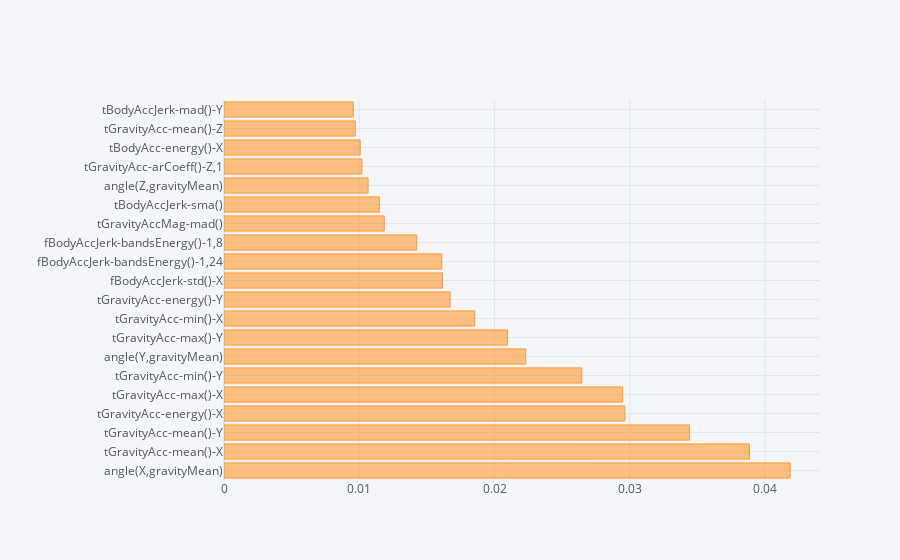

Notebook source saved alongside this figure:
### Markdown cell above
### 중요한 피처는?

### Code cell
# iplot
import plotly as py
import cufflinks as cf
cf.go_offline(connected=True)

randomforest_important_feature_df = pd.DataFrame(randomforest_feature,index=X_train.columns)
randomforest_important_feature_df.columns = ['feature_importance']
randomforest_important_feature_df.sort_values(by='feature_importance',ascending=False,inplace=True)
randomforest_important_feature_df[:20]

randomforest_important_feature_df[:20].iplot(kind='barh')

### Figure 1 — Plotly figure (JSON) as saved in the notebook; plotly's stock layout.template omitted (floating-point values rounded to 4 significant figures)
{"data": [{"marker": {"color": "rgba(255, 153, 51, 0.6)", "line": {"color": "rgba(255, 153, 51, 1.0)", "width": 1}}, "name": "feature_importance", "orientation": "h", "text": "", "type": "bar", "x": [0.04186, 0.03885, 0.03442, 0.02964, 0.02948, 0.02645, 0.02231, 0.02096, 0.01854, 0.01672, 0.01615, 0.0161, 0.01425, 0.01185, 0.01149, 0.01065, 0.0102, 0.01007, 0.009708, 0.009562], "y": ["angle(X,gravityMean)", "tGravityAcc-mean()-X", "tGravityAcc-mean()-Y", "tGravityAcc-energy()-X", "tGravityAcc-max()-X", "tGravityAcc-min()-Y", "angle(Y,gravityMean)", "tGravityAcc-max()-Y", "tGravityAcc-min()-X", "tGravityAcc-energy()-Y", "fBodyAccJerk-std()-X", "fBodyAccJerk-bandsEnergy()-1,24", "fBodyAccJerk-bandsEnergy()-1,8", "tGravityAccMag-mad()", "tBodyAccJerk-sma()", "angle(Z,gravityMean)", "tGravityAcc-arCoeff()-Z,1", "tBodyAcc-energy()-X", "tGravityAcc-mean()-Z", "tBodyAccJerk-mad()-Y"]}], "layout": {"legend": {"bgcolor": "#F5F6F9", "font": {"color": "#4D5663"}}, "paper_bgcolor": "#F5F6F9", "plot_bgcolor": "#F5F6F9", "title": {"font": {"color": "#4D5663"}}, "xaxis": {"gridcolor": "#E1E5ED", "showgrid": true, "tickfont": {"color": "#4D5663"}, "title": {"font": {"color": "#4D5663"}, "text": ""}, "zerolinecolor": "#E1E5ED"}, "yaxis": {"gridcolor": "#E1E5ED", "showgrid": true, "tickfont": {"color": "#4D5663"}, "title": {"font": {"color": "#4D5663"}, "text": ""}, "zerolinecolor": "#E1E5ED"}}}
